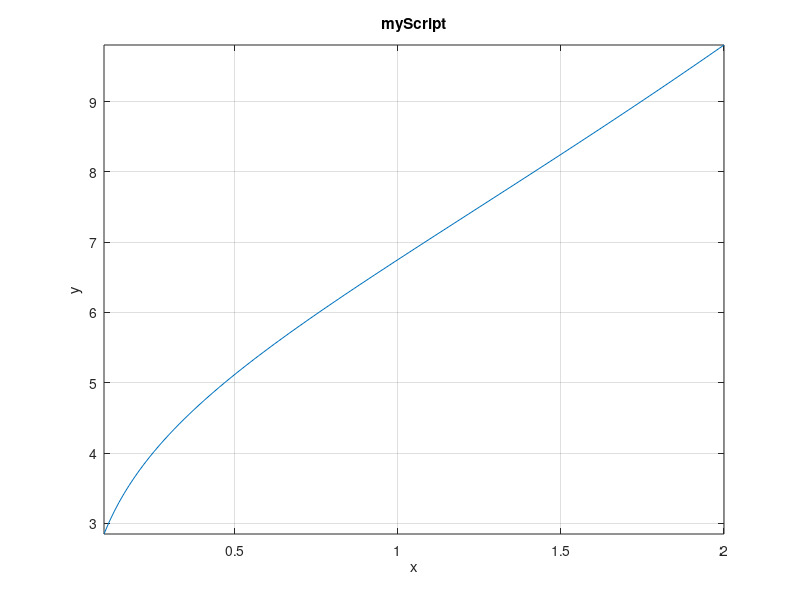

This figure's MATLAB source:
% plot graph
clc, clear
x=linspace(0.1,2,125); % Create data points
z=5*exp(0.3*x)+log(x); % Create points for z
plot(x,z) % Plot
xlabel('x'), ylabel('y'), title('myScript'), grid % Label
axis tight